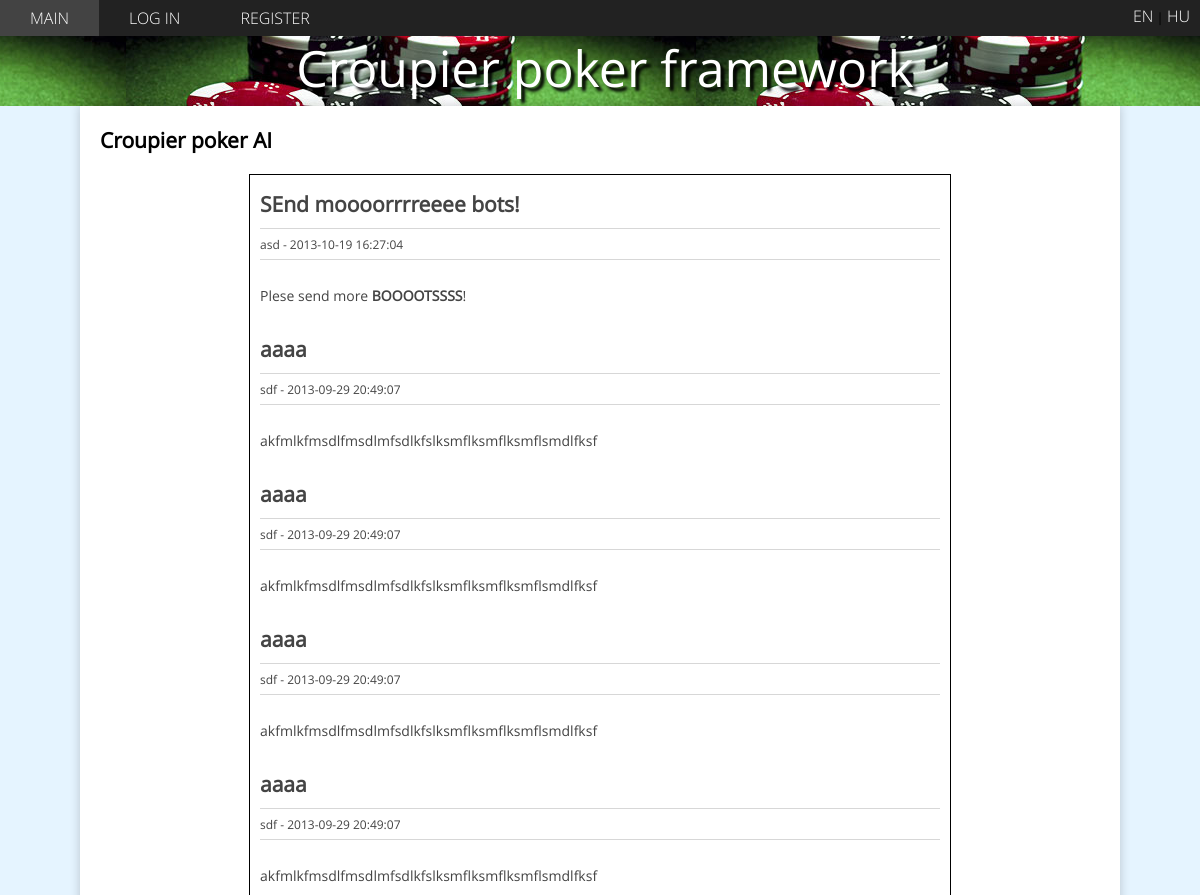
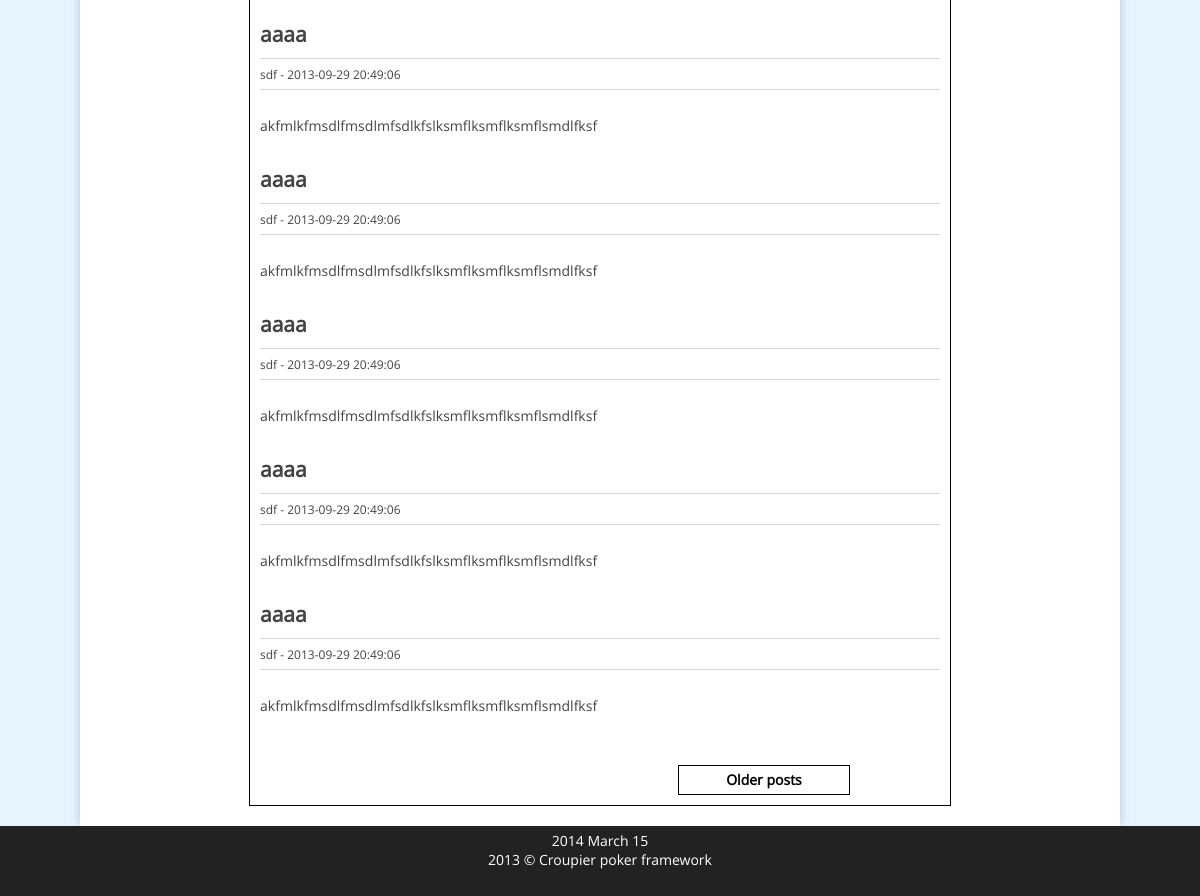
/, run on an earlier commit of the app's database (2 pictures, top to bottom).
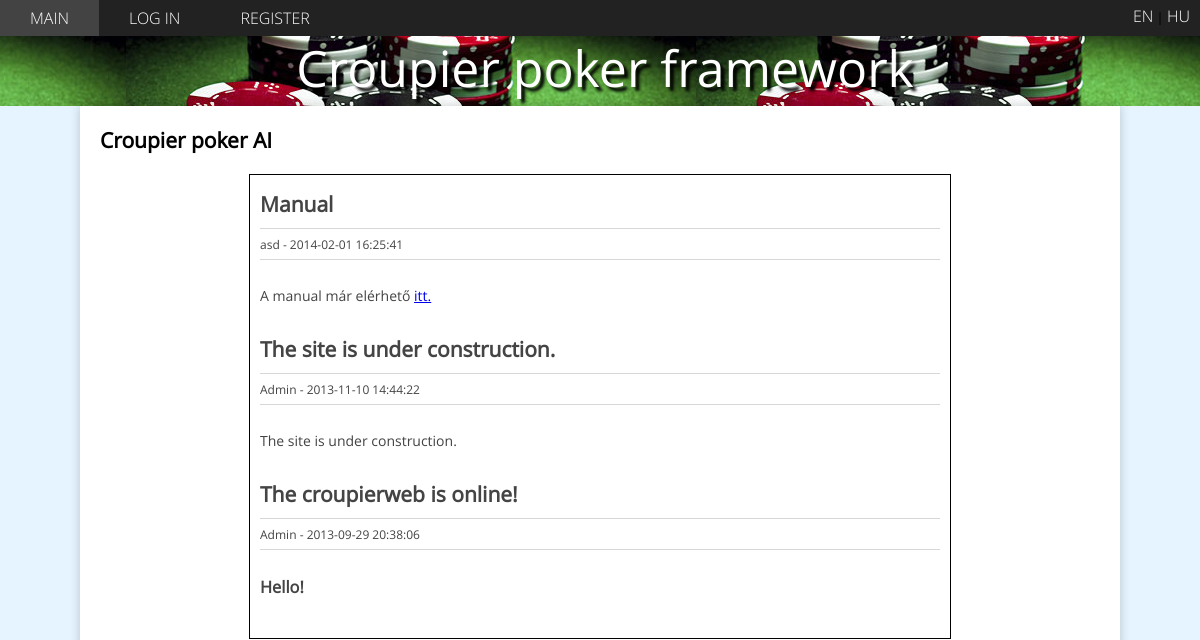
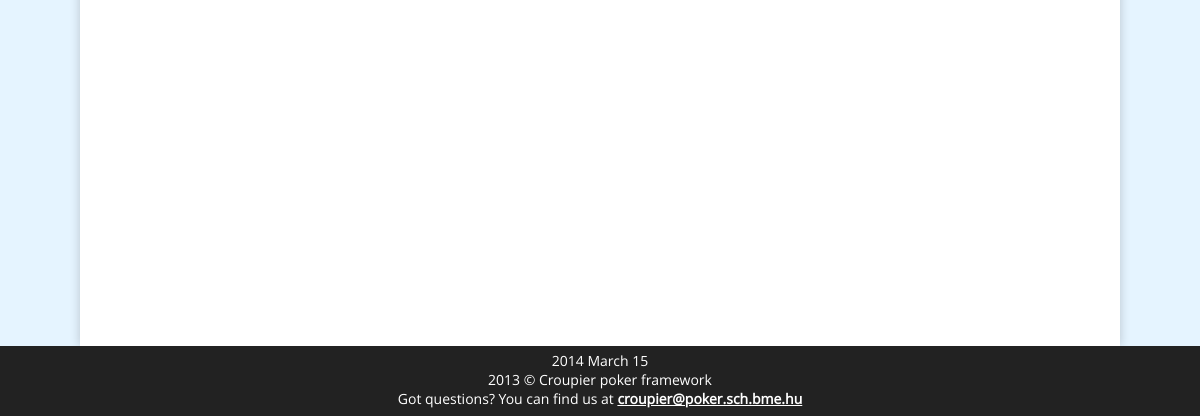
And on a later commit of the database (2 pictures, top to bottom).
### tables this page shows
CREATE TABLE IF NOT EXISTS `news_posts` (
  `id` int(11) NOT NULL AUTO_INCREMENT,
  `title` varchar(200) NOT NULL,
  `author` varchar(50) NOT NULL,
  `date` datetime NOT NULL,
  `content` text NOT NULL,
  PRIMARY KEY (`id`)
);

### php/include.php (called while the page is built, shortened)
<?php
$tr = NULL;
require "connect_db.php";
require "functions.php";
initTranslate($mysqli);

### php/functions.php (called while the page is built, shortened)
<?php
function SQL($Query)
{
    global $DB;
    $args = func_get_args();
    if (count($args) == 1) {
        $result = $DB->query($Query);
        if ($result == false)
            dieDb();
        else if ($result === true) {
            return true;
        } else if ($result->num_rows) {
            return $result->fetch_all(MYSQLI_ASSOC);
        }
        return null;
    } else {
        if (!$stmt = $DB->prepare($Query))
            dieDb();
        array_shift($args);
        $a = array();
        foreach ($args as $k => &$v)
            $a[$k] = & $v;
        $types = str_repeat("s", count($args));
        array_unshift($a, $types);
        call_user_func_array(array($stmt, 'bind_param'), $a);
        $stmt->execute();
        $metadata = $stmt->result_metadata();
        $out = array();
        $fields = array();
        while (null != ($field = mysqli_fetch_field($metadata))) {
            $fields [] = & $out [$field->name];
        }
        call_user_func_array(array(
            $stmt, "bind_result"
        ), $fields);
        $output = array();
        $count = 0;
        while ($stmt->fetch()) {
            foreach ($out as $k => $v)
                $output [$count] [$k] = $v;
            $count++;
        }
        return ($count == 0) ? null : $output;
    }
}
function initTranslate()
{
    global $tr;
    if ($result = SQL("SELECT identifier, text FROM strings WHERE language = ?", $_SESSION["lang"])) {
        foreach ($result as $row) {
            $tr[$row["identifier"]] = $row["text"];
        }
    }
}

### index.php (the view, shortened to what this page needs)
<?php
require_once "php/include.php";
$currentPage = 0;
$itemsPerPage = 10;
$res = SQL("SELECT COUNT(*) FROM news_posts");
$itemTotal = $res[0]["COUNT(*)"];
$lastPage = intval($itemTotal / $itemsPerPage);
$skipItems = $currentPage * $itemsPerPage;
$items = SQL("SELECT title, author, date, content FROM news_posts
                    ORDER BY date DESC LIMIT ? OFFSET ?", $itemsPerPage, $skipItems);
?>
<!DOCTYPE html>
<html>
<head>
    <?php require "php/head.php"; ?>
</head>
<body>
<?php require "php/header.php"; ?>
<div id="main">
    <h2>Croupier poker AI</h2>
    <div class="postsContainer">
        <?php
        echo '<div id="postSection">';
        foreach ($items as $item) {
            echo '<div class="post">';
            echo "<h2>" . $item["title"] . "</h2>";
            echo '<div class="postHeader">' . $item["author"] . " - " . $item["date"] . "</div>";
            echo '<div class="postContent">' . $item["content"] . '</div>';
            echo '</div>';
        }
        echo '</div>';
        if ($itemTotal > $itemsPerPage) {
            echo '<div id="postsNavigator">';
            if ($currentPage != $lastPage)
                echo '<a class="postsNavigatorButton" style="right:0px;" href="' . $_SERVER["PHP_SELF"] . '?page=' .
                    ($currentPage + 1) . '">' . $tr["OLDER_PAGES"] . '</a>';
            echo '</div>';
        }
        ?>
    </div>
</div>
<footer>
    <?php require "php/footer.php"; ?>
</footer>
</body>
</html>

### php/head.php (shortened to what this page needs)
<link rel="stylesheet" href="/style/jquery-ui.css" />
<link rel="stylesheet" type="text/css" href="/style/main.css">

### php/header.php (shortened to what this page needs)
<div id="header">
    <div id="topmenu">
        <ul>
            <?php
            echo '<li><a href="/">' . $tr["MAIN"] . '</a></li>';
            if ($loggedin) {
                echo '<li><a href="summary.php">' . $tr["SUMMARY"] . '</a></li>';
                echo '<li><a href="my_bots.php">' . $tr["MY_BOTS"] . '</a></li>';
                echo '<li><a href="leaderboards.php">' . $tr["LEADERBOARDS"] . '</a></li>';
                echo '<li><a href="help.php">' . $tr["HELP"] . '</a></li>';
                if ($admin)
                    echo '<li><a href="admin.php">Admin</a></li>';
            } else {
                echo '<li><a href="login.php">' . $tr["LOGIN"] . '</a></li>';
                echo '<li><a href="register.php">' . $tr["REGISTER"] . '</a></li>';
            } ?>
        </ul>
    </div>
    <div id="lang">
        <a href="../setlang.php?lang=en">EN</a> |
        <a href="../setlang.php?lang=hu">HU</a>
    </div>
</div>
<div id="headerTitle">Croupier poker framework</div>

### php/footer.php
<div id="footer">
    <?=date("Y F d")?>
    <br/>
    2013 © Croupier poker framework
    <br/>
    <?php
    echo sprintf($tr["FOOTER_TEXT"], '<a href="mailto:croupier@poker.sch.bme.hu">croupier@poker.sch.bme.hu</a>');
    ?>
</div>

### style/main.css (style rules this page uses)
body { background-color: #e5f4ff; font-family: 'Open Sans', 'sans-serif'; font-size: 14px; margin: 0px; }
#header { background-color: #222222; padding: 0px; font-size: 16px; }
#header ul { list-style-type: none; margin: 0; padding: 0; }
#header li { display: inline-block; padding: 7px 30px; cursor: pointer; vertical-align: middle; }
#header a { color: white; text-decoration: none; font-family: 'Open Sans Light', 'sans-serif'; text-transform: uppercase; font-size: 16px; }
#footer { padding: 5px; text-align: center; background-color: #222222; min-height: 60px; color: white; }
#footer a { color: white; font-weight: 700; }
#main { padding: 20px; margin-left: auto; margin-right: auto; max-width: 1000px; background-color: #ffffff; min-height: 840px; box-shadow: 0px 0px 10px rgba(0, 0, 0, 0.196); }
#main > h2 { margin: 0px 0px 20px 0px; }
#topmenu { display: inline-block; }
#lang { display: inline-block; float: right; margin-right: 10px; font-size: 0.8em; padding-top: 5px; }
#headerTitle { background-image: url('../images/header.jpg'); background-position: 20% -50px; height: 70px; font-size: 50px; color: white; text-shadow: 4px 4px 3px black; line-height: 65px; padding-left: 10px; text-align: center; }
.postsContainer { border: 1px solid black; margin: 0 auto; width: 700px; }
#postSection { background-color: white; padding: 10px; }
.post { margin-bottom: 30px; color: #444444; }
.post>h2 { margin: 5px 0px; }
.postHeader { border-top: 1px solid #d7d7d7; border-bottom: 1px solid #d7d7d7; line-height: 30px; margin: 10px 0px; font-size: 12px; }
.postContent { margin: 26px 0px; }
#postsNavigator { width: 500px; height: 40px; position: relative; margin: 0px auto; margin-top: 10px; }
.postsNavigatorButton { position: absolute; display: inline-block; border: 1px solid #000000; width: 170px; height: 28px; line-height: 28px; text-align: center; text-decoration: none; font-weight: bold; background-color: white; color: black; }

What changed in the data, as far as the page shows it:
removed news_posts: title "SEnd moooorrrreeee bots!", author "asd", date "2013-10-19 16:27:04", content "Plese send more BOOOOTSSSS !"
removed news_posts: title "aaaa", author "sdf", date "2013-09-29 20:49:07", content "akfmlkfmsdlfmsdlmfsdlkfslksmflksmflksmflsmdlfksf"
removed news_posts: title "aaaa", author "sdf", date "2013-09-29 20:49:06", content "akfmlkfmsdlfmsdlmfsdlkfslksmflksmflksmflsmdlfksf"
added news_posts: title "Manual", author "asd", date "2014-02-01 16:25:41", content "A manual már elérhető itt."
added news_posts: title "The site is under construction.", author "Admin", date "2013-11-10 14:44:22", content "The site is under construction."
now on this page (row edited): news_posts: title "The croupierweb is online!", author "Admin", date "2013-09-29 20:38:06", content "Hello!"
Also different on the page:
$tr["OLDER_PAGES"]: "Older posts" → (not shown)
text now shown: "Got questions? You can find us at croupier@poker.sch.bme.hu"
